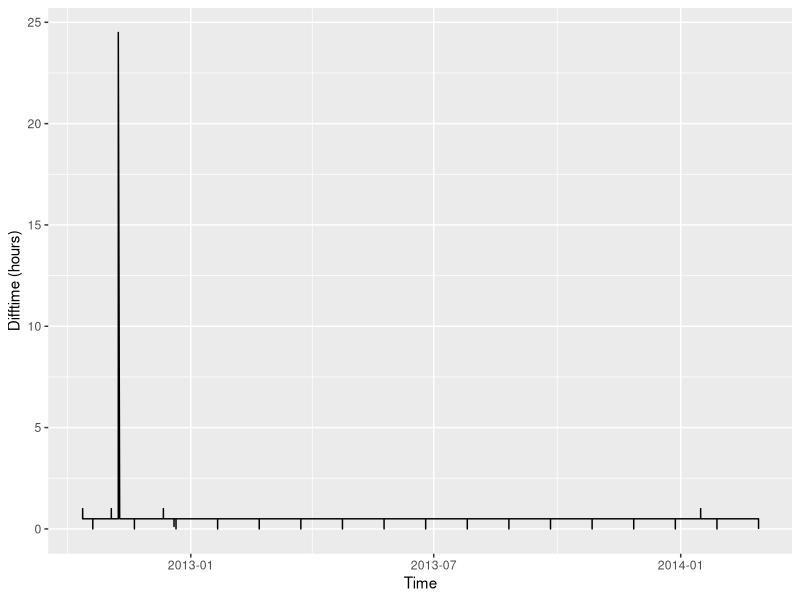
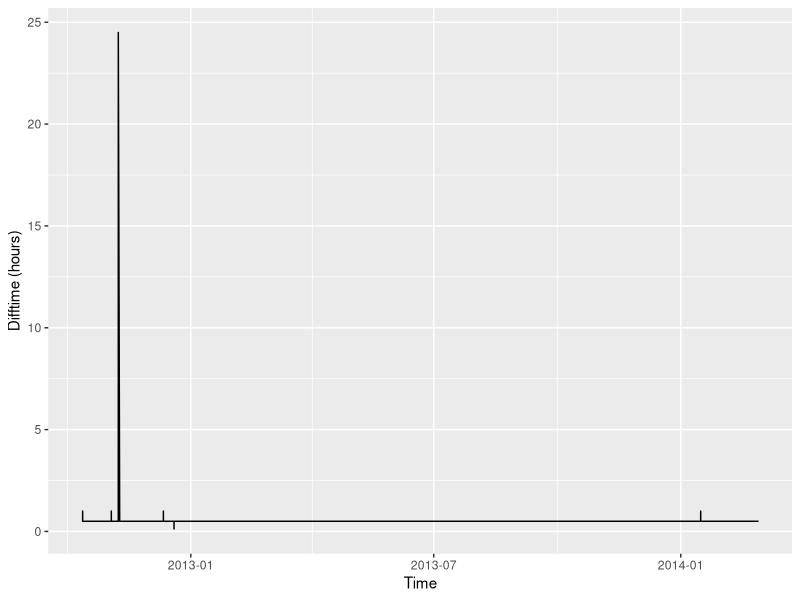
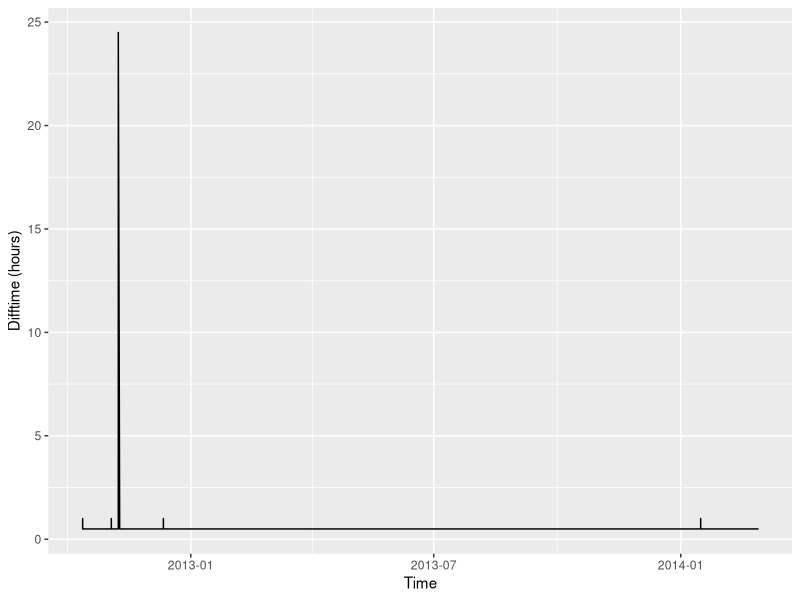

R code for these plots, in order:
## ----setup, include=FALSE------------------------------------------------
#knitr::opts_chunk$set(echo = FALSE)
suppressPackageStartupMessages( library(dplyr) )
suppressPackageStartupMessages( library(ggplot2) )
suppressPackageStartupMessages( library(lubridate) )

## ------------------------------------------------------------------------
dta <- read.csv( "../data/MAC000002.csv"
               , as.is = TRUE # don't convert character to factor
               , check.names = FALSE # don't replace odd characters in column names
               )
str(dta)

## ------------------------------------------------------------------------
Sys.setenv( TZ = "GMT" ) # when you don't know how the data was encoded, use GMT

## ------------------------------------------------------------------------
dta_b <- dta  # make a copy so we can compare methods later
dta_b$Dtm <- as.POSIXct( dta_b$DateTime )
str( dta_b$Dtm ) # confirming new column type

## ------------------------------------------------------------------------
head( diff( dta_b$Dtm ) )

## ------------------------------------------------------------------------
head( as.numeric( diff( dta_b$Dtm ) 
                , units="mins" # convert from "whatever" to "minutes"
                ) 
      )

## ------------------------------------------------------------------------
table( as.numeric( diff( dta_b$Dtm ), units="mins" ) )

## ----fig.height=4--------------------------------------------------------
library(ggplot2)
dtmdif <- as.numeric( diff( dta_b$Dtm ), units="hours" )
qplot( dta_b$Dtm[ -nrow( dta_b ) ], dtmdif, geom = "line", xlab="Time", ylab = "Difftime (hours)" )

## ------------------------------------------------------------------------
dupidx <- which( duplicated( dta_b$Dtm ) ) # get integer indexes where duplicated is true
head( dta_b[ dta_b$Dtm %in% dta_b$Dtm[ dupidx ], ] )

## ----fig.height=4--------------------------------------------------------
dta_b2 <- dta_b[ !duplicated( dta_b ), ]
dtmdif2 <- as.numeric( diff( dta_b2$Dtm ), units="hours" )
qplot( dta_b2$Dtm[ -nrow( dta_b2 ) ], dtmdif2, geom = "line", xlab="Time", ylab = "Difftime (hours)" )

## ------------------------------------------------------------------------
smalldifidx <- which( dtmdif2 < 0.5 )
smalldifidx
dta_b2[ 3237:3240, ]

## ----fig.height=4--------------------------------------------------------
dta_b3 <- dta_b2[ -3239, ]
dtmdif3 <- as.numeric( diff( dta_b3$Dtm ), units="hours" )
qplot( dta_b3$Dtm[ -nrow( dta_b3 ) ]
     , dtmdif3
     , geom = "line"
     , xlab="Time"
     , ylab = "Difftime (hours)" )

## ------------------------------------------------------------------------
dta_b3$KWH <- as.numeric( trimws( dta_b3$`KWH/hh (per half hour)` ) )
str( dta_b3 )
sum( is.na( dta_b3$KWH ) )

## ------------------------------------------------------------------------
sum( ".0000000" != substr( dta_b3$DateTime, 20, 27 ) )

## ------------------------------------------------------------------------
dta_b4 <- dta_b3
dta_b4$DateTime <- substr( dta_b4$DateTime, 1, 19 )

## ------------------------------------------------------------------------
write.csv( dta_b4[ , c( "LCLid", "DateTime", "KWH" ) ]
         , file = "../data/MAC000002clean.csv"
         , row.names = FALSE
         , quote = FALSE
         )

## ------------------------------------------------------------------------
Sys.setenv( TZ = "US/Pacific" )
dta_b5 <- dta_b4
dta_b5$DateTime <- as.character( dta_b5$Dtm ) 
write.csv( dta_b5[ , c( "LCLid", "DateTime", "KWH" ) ]
         , file = "../data/MAC000002cleanPT.csv"
         , row.names = FALSE
         , quote = FALSE
         )

